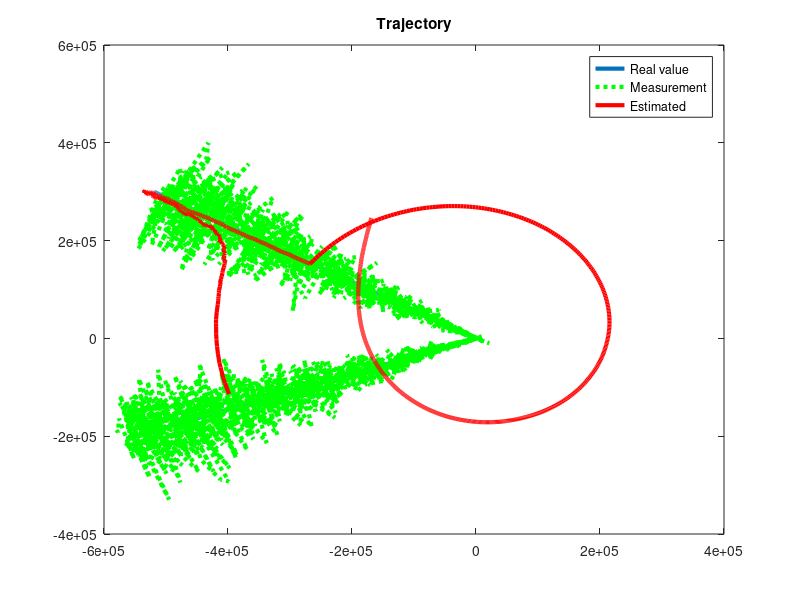
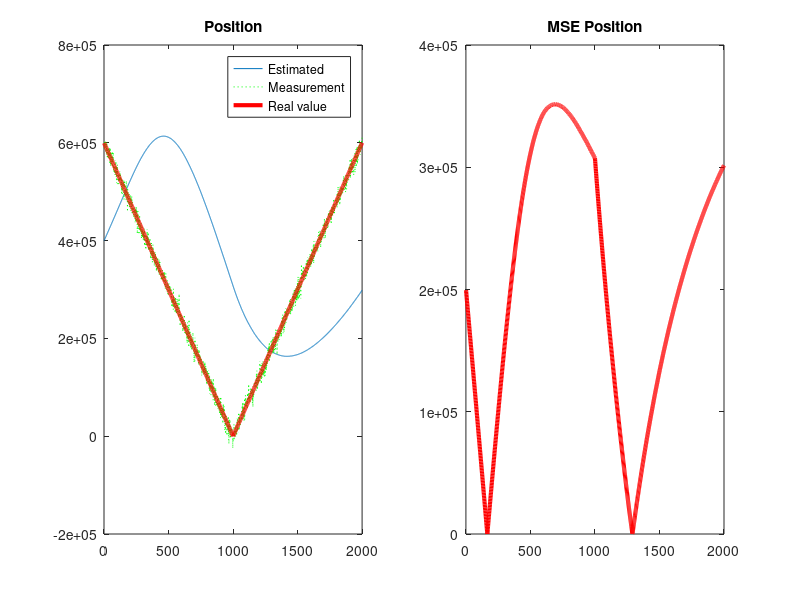
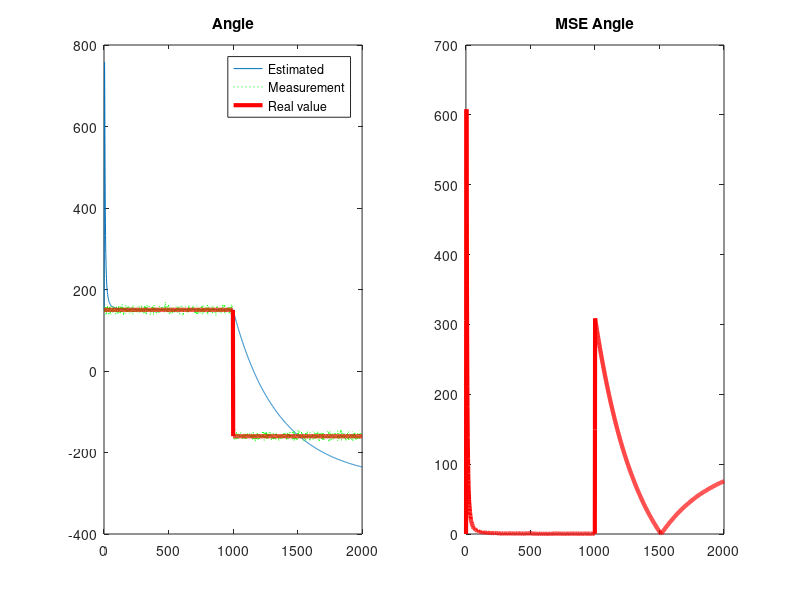

MATLAB code to generate these figures, in order:
function [] = kalman_reset(ver)

if (nargin < 1)
    ver = 1;
end

n_iter  = 2000;
delta   = 1;
total_t = n_iter*delta;

n = 1:total_t;
K = round(total_t/2);

s_rho = 1e8; % range
s_theta = 25; % bearing

V = 600; % radial speed 
R = 330; % direction 

% white noise
v_rho = s_rho^0.5*randn(size(n));
v_theta = s_theta^0.5*randn(size(n));

% Initial values
rho  = 400000;
theta = 150;

x = zeros(total_t,1);
y = x;

% Real Values
x(1) = rho*sin(theta*pi/180);
y(1) = rho*cos(theta*pi/180);

for k = 2:K
    x(k) = x(k-1) + V*sin(R*pi/180)*delta;
    y(k) = y(k-1) + V*cos(R*pi/180)*delta;
end

R = 200; % new direction

for k = K+1:total_t
    x(k) = x(k-1) + V*sin(R*pi/180)*delta;
    y(k) = y(k-1) + V*cos(R*pi/180)*delta;
end

y_offset = max(y); 
x_offset = x(y==y_offset);

% send the curve to the center
x = x - x_offset;
y = y - y_offset;

% range, bearing
r(1,:) = sqrt( x.^2 + y.^2 );
r(2,:) = (180/pi) *angle(y+1i*x); 

% Observations
rm(1,:) = r(1,:) + v_rho;
rm(2,:) = r(2,:) + v_theta;

if  ver == 1
    re = kalman1(s_rho,s_theta,rm,total_t);
else
    re = kalman2(s_rho,s_theta,rm,total_t);
end

plotResults (x,y,  re, rm, n, total_t, r)

end

function [re]= kalman1(s_rho,s_theta,rm,m)
% Prediccion
re(1,1) = 400000; % radial distance
re(2,1) = 150;% angle
re(3,1) = 600;% noise in radial distance
re(4,1) = 330;% noise in angle

% Covariance Matrix, uncentainty around predictions
P = eye(4);

% http://www.bzarg.com/p/how-a-kalman-filter-works-in-pictures/

% Predicton matrix
F = [1 0 1 0; 0 1 0 1; 0 0 1 0; 0 0 0 1];

% For unit scalation between reading and estimation
H = [1 0 0 0;0 1 0 0 ]; 

% sensor noise
R = [s_rho 0 ; 0 s_theta];

for k = 2:m
    % Prediction : 
    re(:,k) = F*re(:,k-1); 
    P       = F*P*F'; 
  
    % Update: 
    K       = P*H'/( H*P*H' + R); % Kalman Gain
    re(:,k) = re(:,k) + K*(rm(:,k) - re(1:2,k));
    P       = (eye(4) - K*H)*P;
end

end

function [re]= kalman2(s_rho,s_theta,rm,m)
% Prediccion
re(1,1) = 400000;
re(2,1) = 150;
re(3,1) = 600;
re(4,1) = 330;

P = eye(4);
A = [1 0 1 0; 0 1 0 1; 0 0 1 0; 0 0 0 1];
C = [1 0 0 0;0 1 0 0 ]; 

R = [s_rho 0 ; 0 s_theta];

for k = 2:m
    % Prediction
    re(:,k) = A*re(:,k-1); 
    P       = A*P*A'; 
    
    % Update
    K       = P*C'/( C*P*C' + R); % Kalman Gain
    re(:,k) = re(:,k) + K*(rm(:,k) - re(1:2,k));
    P       = (eye(4) - K*C)*P;
   
    if  abs(re(2,k) - rm(2,k)) > s_theta*4
            re(1,k) = 400000;
            re(2,k) = -150;  
            re(3,k) = 600;
            re(4,k) = 200;

          P = diag([s_rho,s_theta,s_rho,s_theta]);

    end
    
end

end


function plotResults (x,y,re, rm, n, m, r)

linewidth = 3; 
figure; plot(y,x,'LineWidth', linewidth)
hold on
y = re(1,:) .* cosd (re(2,:));
x = re(1,:) .* sind (re(2,:));
yn = rm(1,:) .*cosd (rm(2,:));
xn = rm(1,:) .*sind (rm(2,:));

%plot(yn,xn,'g:', 'LineWidth', linewidth)
%plot(y,x,'r', 'LineWidth', linewidth)

plot(yn(25:m),xn(25:m),'g:', 'LineWidth', linewidth)
plot(y(25:m),x(25:m),'r', 'LineWidth', linewidth)

title('Trajectory')
legend('Real value','Measurement', 'Estimated')


mse_pos = abs(re(1,:) - r(1,:));
mse_angle = abs(re(2,:) - r(2,:));

figure
subplot(1,2,1)
plot(n,re(1,:),n,rm(1,:),'g:',n,r(1,:),'r', 'LineWidth',linewidth)
legend( 'Estimated','Measurement','Real value')
title('Position')

subplot(1,2,2)
plot(n,mse_pos,'r','LineWidth', linewidth)
title('MSE Position')


figure
subplot(1,2,1)
plot(n,re(2,:),n,rm(2,:),'g:',n,r(2,:),'r','LineWidth', linewidth)
title('Angle')
legend( 'Estimated','Measurement', 'Real value')

subplot(1,2,2)
plot(n,mse_angle,'r','LineWidth', linewidth)
title('MSE Angle')


end
